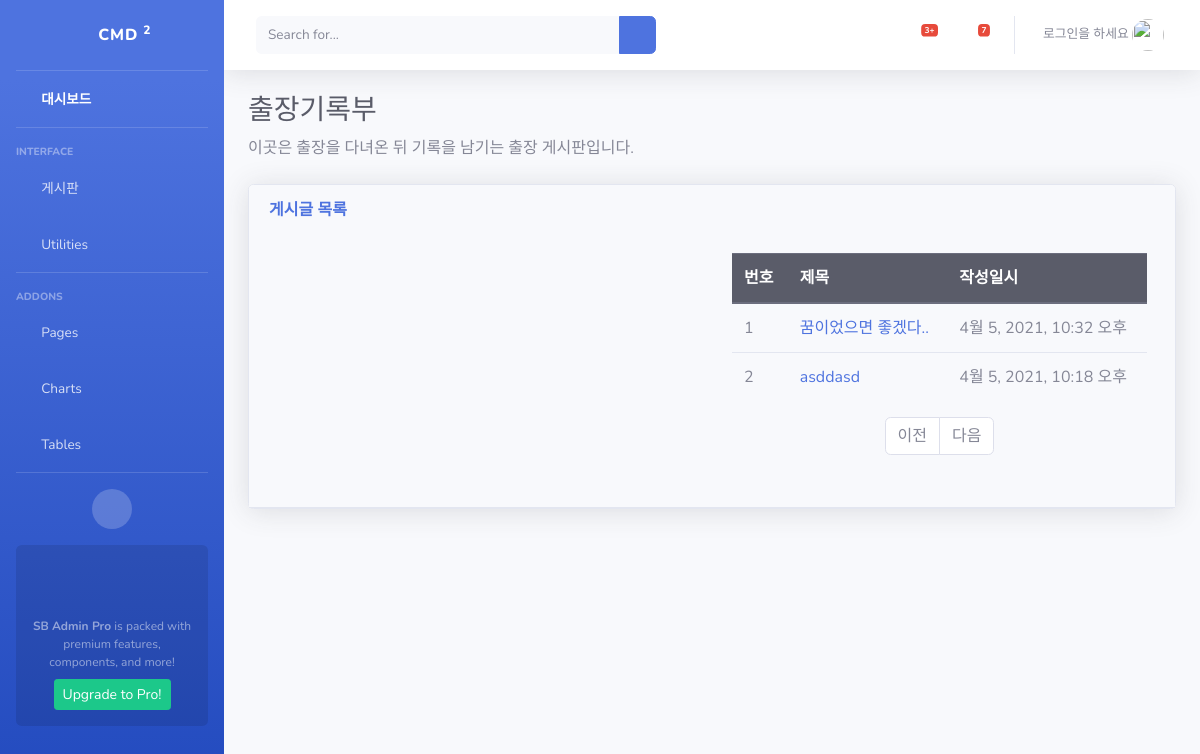
Page /pybo/ on the earlier database version.
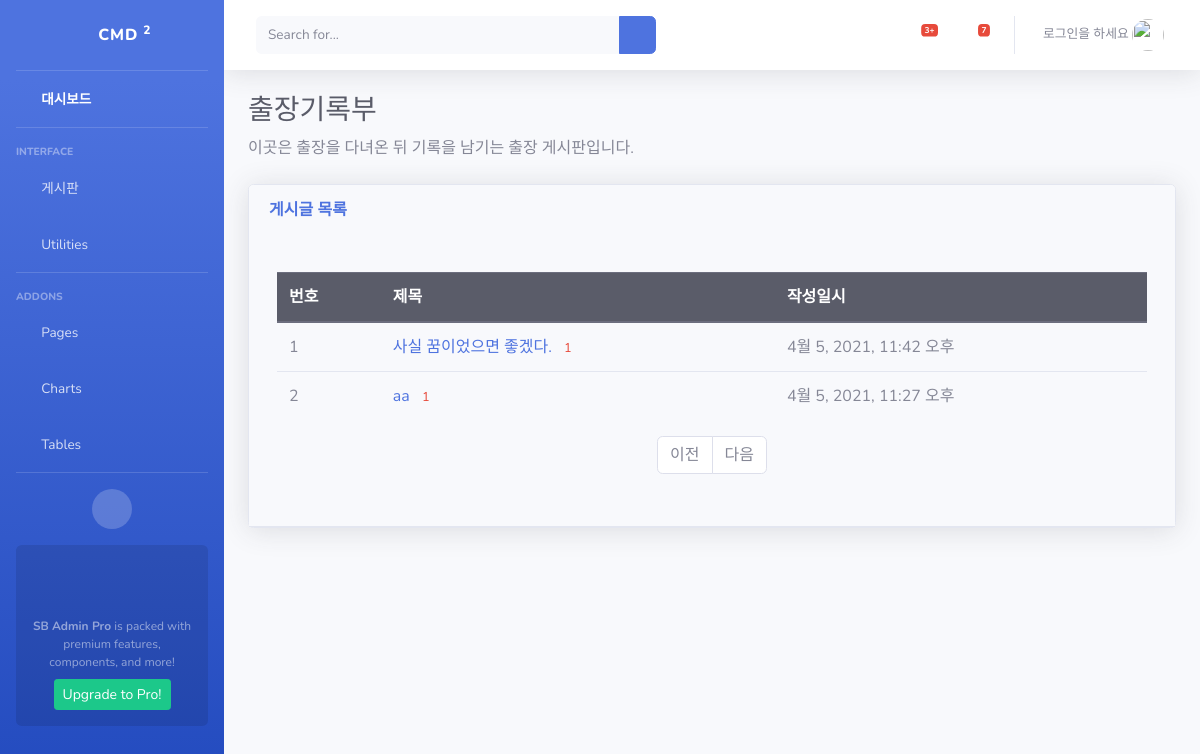
Same page on the later database version.
### pybo/models.py (models this page shows, shortened)
class Question(models.Model):
    subject = models.CharField(max_length=200)
    content = models.TextField()
    create_date = models.DateTimeField()

### pybo/views.py (the view)
# urls.py: path('', views.index, name='index'),
def index(request):
    question_list = Question.objects.order_by('-create_date')
    context = {'question_list': question_list}
    return render(request, 'question_list.html', context)

### templates/question_list.html (shortened to what this page needs)
{% extends 'base.html' %}
{% block content %}
    <h1 class="h3 mb-2 text-gray-800">출장기록부</h1>
    <p class="mb-4">이곳은 출장을 다녀온 뒤 기록을 남기는 출장 게시판입니다.
    </p>
    <div class="card shadow mb-4">
    <div class="card-header py-3">
    <div class="row">
    <div class="col-sm-12 col-md-6">
        <h6 class="m-0 font-weight-bold text-primary">게시글 목록</h6>
    </div>
    <div class="card-body">
    <div class="table-responsive">
    <table class="table table-bordered" id="dataTable" width="100%" cellspacing="0">
    <tbody>
    <div class="container my-3">
        <table class="table">
            <thead>
            <tr class="thead-dark">
                <th>번호</th>
                <th>제목</th>
                <th>작성일시</th>
            </tr>
            </thead>
            <tbody>
            {% if question_list %}
                {% for question in question_list %}
                    <tr>
                        <td>{{ forloop.counter }}</td>
                        <td>
                            <a href="{% url 'pybo:detail' question.id %}">{{ question.subject }}</a>
                            {% if question.answer_set.count > 0 %}
                                <span class="text-danger small ml-2">{{ question.answer_set.count }}</span>
                            {% endif %}
                        </td>
                        <td>{{ question.create_date }}</td>
                    </tr>
                {% endfor %}
            {% else %}
                <tr>
                    <td colspan="3">질문이 없습니다.</td>
                </tr>
            {% endif %}
            </tbody>
        </table>
    </div>
    <ul class="pagination justify-content-center">
        {% if question_list.has_previous %}
            <li class="page-item">
                <a class="page-link" href="?page={{ question_list.previous_page_number }}">이전</a>
            </li>
        {% else %}
            <li class="page-item disabled">
                <a class="page-link" tabindex="-1" aria-disabled="true" href="#">이전</a>
            </li>
        {% endif %}
        {% if question_list.has_next %}
            <li class="page-item">
                <a class="page-link" href="?page={{ question_list.next_page_number }}">다음</a>
            </li>
        {% else %}
            <li class="page-item disabled">
                <a class="page-link" tabindex="-1" aria-disabled="true" href="#">다음</a>
            </li>
        {% endif %}
    </ul>
{% endblock %}

Differences in the rows shown:
removed Question: subject "asddasd", create_date "4월 5, 2021, 10:18 오후"
changed Question: subject "꿈이었으면 좋겠다.." → "사실 꿈이었으면 좋겠다."; answer_set.count (not shown) → "1"; create_date "4월 5, 2021, 10:32 오후" → "4월 5, 2021, 11:42 오후"
added Question: subject "aa", answer_set.count "1", create_date "4월 5, 2021, 11:27 오후"
